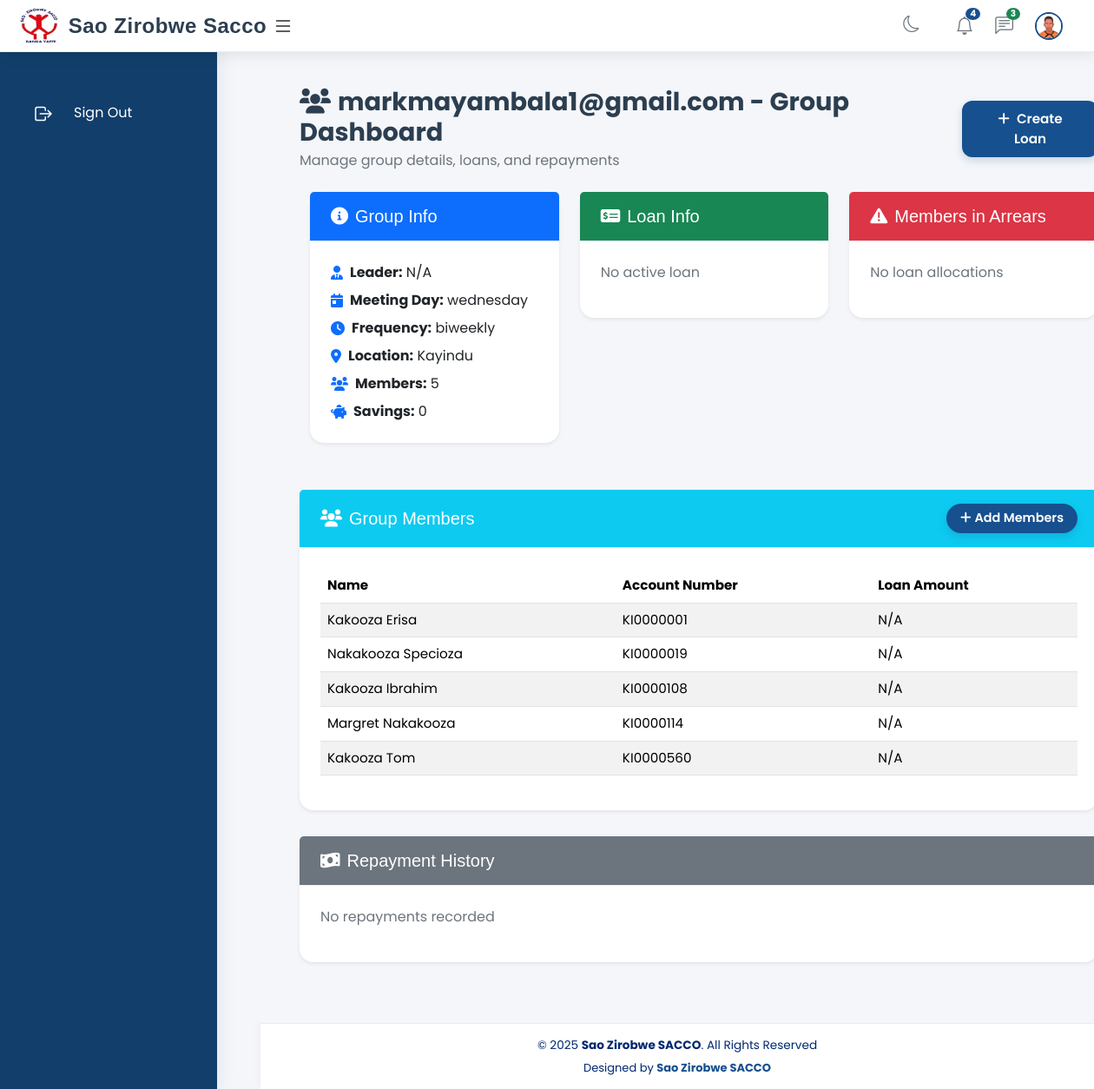
Page /4/ on the committed database.
### Groups/models.py (models this page shows, shortened)
class LoanGroup(models.Model):
    name = models.CharField(max_length=255, unique=True)
    group_leader = models.ForeignKey(
        Customer, on_delete=models.SET_NULL, null=True, blank=True, related_name='led_groups'
    )
    created_on = models.DateField(auto_now_add=True)
    meeting_day = models.CharField(max_length=20, choices=[
        ('monday', 'Monday'), ('tuesday', 'Tuesday'), ('wednesday', 'Wednesday'),
        ('thursday', 'Thursday'), ('friday', 'Friday'), ('saturday', 'Saturday'), ('sunday', 'Sunday')
    ], null=True, blank=True)
    meeting_frequency = models.CharField(max_length=20, choices=[
        ('weekly', 'Weekly'), ('biweekly', 'Biweekly'), ('monthly', 'Monthly')
    ], default='weekly')
    location = models.CharField(max_length=255, null=True, blank=True)
    total_savings = models.DecimalField(max_digits=15, decimal_places=2, default=0.00)
    def active_loan(self):
        return self.group_loans.filter(loan__status__in=['active', 'arrears']).first()
    def total_savings(self):
        result = self.savings.aggregate(total=Sum('amount'))
        return result['total'] or 0

class GroupMember(models.Model):
    group = models.ForeignKey(LoanGroup, related_name='members', on_delete=models.CASCADE)
    customer = models.ForeignKey(Customer, related_name='group_memberships', on_delete=models.CASCADE)
    role = models.CharField(max_length=50, choices=[
        ('chairperson', 'Chairperson'), ('treasurer', 'Treasurer'), ('member', 'Member')
    ], default='member')
    joined_on = models.DateField(auto_now_add=True)
    is_active = models.BooleanField(default=True)
    class Meta:
        unique_together = ('group', 'customer')

### Customer/models.py (models this page shows, shortened)
class Customer(models.Model):
    cus_id = models.CharField(max_length=9, primary_key=True, unique=True, editable=False)
    def upload_to_profile(instance, filename):
        return os.path.join('profiles', instance.cus_id, filename)
    def upload_to_signature(instance, filename):
        return os.path.join('signatures', instance.cus_id, filename)
    def upload_to_id_scan(instance, filename):
        return os.path.join('id_scans', instance.cus_id, filename)
    profile_picture = models.ImageField(
        upload_to=upload_to_profile,
        blank=True,
        null=True,
        verbose_name="Profile Photo"
    )
    signature_photo = models.ImageField(
        upload_to=upload_to_signature,
        blank=True,
        null=True,
        verbose_name="Signature Photo"
    )
    id_scan = models.ImageField(
        upload_to=upload_to_id_scan,
        blank=True,
        null=True,
        verbose_name="Identity Card Photo"
    )
    branch = models.ForeignKey('staff_management.Branch', on_delete=models.CASCADE, related_name='customers')
    mem_reg_date = models.DateField()
    member_number = models.CharField(max_length=14, unique=True)
    email = models.EmailField(max_length=254, blank=True, null=True)
    SALUTATION_CHOICES = [('Mr', 'Mr'), ('Miss', 'Miss'), ('Mrs', 'Mrs')]
    salutation = models.CharField(max_length=4, choices=SALUTATION_CHOICES)
    first_name = models.CharField(max_length=50, validators=[MinLengthValidator(2)])
    middle_name1 = models.CharField(max_length=50, blank=True, null=True)
    middle_name2 = models.CharField(max_length=50, blank=True, null=True)
    surname = models.CharField(max_length=50, validators=[MinLengthValidator(2)])
    GENDER_CHOICES = [('Female', 'Female'), ('Male', 'Male')]
    gender = models.CharField(max_length=6, choices=GENDER_CHOICES)
    MARITAL_STATUS_CHOICES = [('Single', 'Single'), ('Married', 'Married'), ('Divorced', 'Divorced')]
    marital_status = models.CharField(max_length=8, choices=MARITAL_STATUS_CHOICES)
    is_pwd = models.BooleanField(default=False)
    dob = models.DateField()
    HOME_OWNERSHIP_CHOICES = [('Owned', 'Owned'), ('Rented', 'Rented')]
    home_ownership = models.CharField(max_length=6, choices=HOME_OWNERSHIP_CHOICES)
    id_number = models.CharField(max_length=12, blank=True, null=True)
    card_number = models.CharField(max_length=20, unique=True)
    nin_village = models.CharField(max_length=100, blank=True, null=True)
    nin_parish = models.CharField(max_length=100, blank=True, null=True)
    nin_s_county = models.CharField(max_length=100, blank=True, null=True)
    nin_county = models.CharField(max_length=100, blank=True, null=True)
    nin_district = models.CharField(max_length=100, blank=True, null=True)
    phone = models.CharField(max_length=12, blank=True, null=True)
    phone_number2 = models.CharField(max_length=12, blank=True, null=True)
    village = models.CharField(max_length=100, blank=True, null=True)
    parish = models.CharField(max_length=100, blank=True, null=True)
    s_county = models.CharField(max_length=100, blank=True, null=True)
    county = models.CharField(max_length=100, blank=True, null=True)
    district = models.CharField(max_length=100, blank=True, null=True)
    SAO_ZONE_CHOICES = [
        ('Bamunanika', 'Bamunanika'), ('Bukimu', 'Bukimu'), ('Busiika-Main', 'Busiika-Main'),
        ('Collective-A', 'Collective-A'), ('Collective-B', 'Collective-B'),
        ('Kabulanaka-Ngalonkalu', 'Kabulanaka_Ngalonkalu'), ('Kakakala', 'Kakakala'),
        ('Kikyusa', 'Kikyusa'), ('Kyetume-Bubbuubi', 'Kyetume-Bubbuubi'),
        ('Namawojja', 'Namawojja'), ('Sekamuli', 'Sekamuli'),
    ]
    sao_zone = models.CharField(max_length=50, choices=SAO_ZONE_CHOICES)
    kin_sname = models.CharField(max_length=50, validators=[MinLengthValidator(2)])
    kin_fname = models.CharField(max_length=50, validators=[MinLengthValidator(2)])
    kin_sname2 = models.CharField(max_length=50, blank=True, null=True)
    kin_phone = models.CharField(max_length=12, blank=True, null=True)
    kin_address = models.CharField(max_length=200, blank=True, null=True)
    kin_relationship = models.CharField(max_length=50, blank=True, null=True)
    employment = models.CharField(max_length=100, blank=True, null=True)
    occupation = models.CharField(max_length=100, blank=True, null=True)
    employer_name = models.CharField(max_length=100, blank=True, null=True)
    employer_address = models.CharField(max_length=200, blank=True, null=True)
    employer_phone1 = models.CharField(max_length=15, blank=True, null=True)
    employer_phone2 = models.CharField(max_length=15, blank=True, null=True)
    income_frequency = models.CharField(max_length=50, blank=True, null=True)
    income_per_month = models.DecimalField(max_digits=15, decimal_places=2, blank=True, null=True)
    created_at = models.DateTimeField(auto_now_add=True)
    updated_at = models.DateTimeField(auto_now=True)
    class Meta:
        verbose_name = "Customer"
        verbose_name_plural = "Customers"
    class Meta:
        indexes = [
            models.Index(fields=['first_name']),
            models.Index(fields=['surname']),
            models.Index(fields=['member_number']),
            models.Index(fields=['cus_id']),
            models.Index(fields=['phone']),
        ]

### Groups/views.py (the view, shortened to what this page needs)
# urls.py: path('<int:group_id>/', views.group_detail, name='group_detail'),
def group_detail(request, group_id):
    group = get_object_or_404(LoanGroup, id=group_id)
    active_loan = group.active_loan()
    repayments = Repayment.objects.filter(loan=active_loan.loan) if active_loan else []
    members = group.members.all()
    allocations = MemberLoanAllocation.objects.filter(group_loan=active_loan) if active_loan else []
    loan_form = GroupLoanForm(request.POST or None, group=group, request=request)
    repayment_form = RepaymentForm(request.POST or None, initial={'loan': active_loan.loan if active_loan else None})
    add_members_form = AddGroupMembersForm(request.POST or None, group=group, request=request)
    return render(request, 'group_lending/group_detail.html', {
        'group': group,
        'active_loan': active_loan.loan if active_loan else None,
        'repayments': repayments,
        'members': members,
        'allocations': allocations,
        'loan_form': loan_form,
        'repayment_form': repayment_form,
        'add_members_form': add_members_form,
    })

### templates/group_lending/group_detail.html (shortened to what this page needs)
{% extends "base.html" %}
{% load static widget_tweaks %}
{% block content %}
<div class="container">
  <div class="header-section d-flex justify-content-between align-items-center mb-4">
    <div>
      <h2 class="mb-1"><i class="fas fa-users me-2"></i>{{ group.name }} - Group Dashboard</h2>
      <p class="text-muted mb-0">Manage group details, loans, and repayments</p>
    </div>
    {% if not active_loan %}
      <button class="btn btn-primary px-4" data-bs-toggle="modal" data-bs-target="#createLoanModal" aria-label="Create Loan for {{ group.name }}">
        <i class="fas fa-plus me-2"></i>Create Loan
      </button>
    {% endif %}
  </div>
  <div class="row g-4">
    <div class="col-md-4">
      <div class="card shadow-sm border-0">
        <div class="card-header bg-primary text-white">
          <h5 class="mb-0"><i class="fas fa-info-circle me-2"></i>Group Info</h5>
        </div>
        <div class="card-body">
          <div class="d-flex align-items-center gap-2 mb-2">
            <i class="fas fa-user-tie text-primary"></i>
            <span><strong>Leader:</strong> {{ group.leader.first_name }} {{ group.leader.surname|default:"N/A" }}</span>
          </div>
          <div class="d-flex align-items-center gap-2 mb-2">
            <i class="fas fa-calendar-day text-primary"></i>
            <span><strong>Meeting Day:</strong> {{ group.meeting_day|default:"N/A" }}</span>
          </div>
          <div class="d-flex align-items-center gap-2 mb-2">
            <i class="fas fa-clock text-primary"></i>
            <span><strong>Frequency:</strong> {{ group.meeting_frequency|default:"N/A" }}</span>
          </div>
          <div class="d-flex align-items-center gap-2 mb-2">
            <i class="fas fa-map-marker-alt text-primary"></i>
            <span><strong>Location:</strong> {{ group.location|default:"N/A" }}</span>
          </div>
          <div class="d-flex align-items-center gap-2 mb-2">
            <i class="fas fa-users text-primary"></i>
            <span><strong>Members:</strong> {{ members.count }}</span>
          </div>
          <div class="d-flex align-items-center gap-2">
            <i class="fas fa-piggy-bank text-primary"></i>
            <span><strong>Savings:</strong> {{ group.total_savings }}</span>
          </div>
        </div>
      </div>
    </div>
    <div class="col-md-4">
      <div class="card shadow-sm border-0">
        <div class="card-header bg-success text-white">
          <h5 class="mb-0"><i class="fas fa-money-check-alt me-2"></i>Loan Info</h5>
        </div>
        <div class="card-body">
          {% if active_loan %}
            <div class="d-flex align-items-center gap-2 mb-2">
              <i class="fas fa-coins text-success"></i>
              <span><strong>Amount:</strong> {{ active_loan.amount }}</span>
            </div>
            <div class="d-flex align-items-center gap-2 mb-2">
              <i class="fas fa-balance-scale text-success"></i>
              <span><strong>Outstanding:</strong> {{ active_loan.outstanding_balance }}</span>
            </div>
            <div class="d-flex align-items-center gap-2 mb-2">
              <i class="fas fa-info-circle text-success"></i>
              <span><strong>Status:</strong>
                {% if active_loan.status == "active" %}
                  <span class="badge bg-success">Performing</span>
                {% elif active_loan.status == "arrears" %}
                  <span class="badge bg-danger">In Arrears ({{ active_loan.days_in_arrears }} days)</span>
                {% else %}
                  <span class="badge bg-secondary">{{ active_loan.status|title }}</span>
                {% endif %}
              </span>
            </div>
            <div class="d-flex align-items-center gap-2 mb-2">
              <i class="fas fa-calendar-check text-success"></i>
              <span><strong>Disbursed:</strong> {{ active_loan.disbursement_date }}</span>
            </div>
            <div class="d-flex align-items-center gap-2">
              <i class="fas fa-calendar-times text-success"></i>
              <span><strong>Maturity:</strong> {{ active_loan.maturity_date }}</span>
            </div>
          {% else %}
            <p class="text-muted">No active loan</p>
          {% endif %}
        </div>
      </div>
    </div>
    <div class="col-md-4">
      <div class="card shadow-sm border-0">
        <div class="card-header bg-danger text-white">
          <h5 class="mb-0"><i class="fas fa-exclamation-triangle me-2"></i>Members in Arrears</h5>
        </div>
        <div class="card-body">
          {% if allocations %}
            <ul class="list-group list-group-flush">
              {% for allocation in allocations %}
                {% if allocation.status == "arrears" %}
                  <li class="list-group-item d-flex justify-content-between align-items-center">
                    <span>{{ allocation.member.first_name }} {{ allocation.member.surname }}</span>
                    <span class="badge bg-danger">{{ allocation.outstanding_balance }} (Arrears)</span>
                  </li>
                {% endif %}
              {% empty %}
                <p class="text-muted">No members in arrears</p>
              {% endfor %}
            </ul>
          {% else %}
            <p class="text-muted">No loan allocations</p>
          {% endif %}
        </div>
      </div>
    </div>
  </div>
  <div class="card shadow-sm border-0 mt-4">
    <div class="card-header bg-info text-white d-flex justify-content-between align-items-center">
      <h5 class="mb-0"><i class="fas fa-users me-2"></i>Group Members</h5>
      <a href="{% url 'group_lending:add_group_members' group.id %}" class="btn btn-sm btn-primary rounded-pill px-3" aria-label="Add Members to {{ group.name }}">
        <i class="fas fa-plus me-1"></i>Add Members
      </a>
    </div>
    <div class="card-body">
      <table class="table table-striped align-middle">
        <thead>
          <tr>
            <th>Name</th>
            <th>Account Number</th>
            <th>Loan Amount</th>
          </tr>
        </thead>
        <tbody>
          {% for member in members %}
          <tr>
            <td>{{ member.customer.first_name }} {{ member.customer.surname }}</td>
            <td>{{ member.customer.member_number|default:"N/A" }}</td>
            <td>
              {% for allocation in allocations %}
                {% if allocation.member == member.customer %}
                  {{ allocation.allocated_amount }}
                {% endif %}
              {% empty %}
                N/A
              {% endfor %}
            </td>
          </tr>
          {% endfor %}
        </tbody>
      </table>
    </div>
  </div>
  <div class="card shadow-sm border-0 mt-4">
    <div class="card-header bg-secondary text-white d-flex justify-content-between align-items-center">
      <h5 class="mb-0"><i class="fas fa-money-bill-wave me-2"></i>Repayment History</h5>
    </div>
    <div class="card-body">
      {% if repayments %}
        <table class="table table-striped align-middle">
          <thead>
            <tr>
              <th>Date</th>
              <th>Amount</th>
              <th>Member</th>
              <th>Received By</th>
            </tr>
          </thead>
          <tbody>
            {% for r in repayments %}
            <tr>
              <td>{{ r.payment_date }}</td>
              <td>{{ r.amount }}</td>
              <td>{{ r.member.first_name }} {{ r.member.surname|default:"Group" }}</td>
              <td>{{ r.received_by|default:"N/A" }}</td>
            </tr>
            {% endfor %}
          </tbody>
        </table>
      {% else %}
        <p class="text-muted">No repayments recorded</p>
      {% endif %}
    </div>
  </div>
</div>
{% endblock %}

### rows in the picture
LoanGroup: name "markmayambala1@gmail.com", meeting_day "wednesday", meeting_frequency "biweekly", location "Kayindu", count "5", total_savings "0"
GroupMember: customer.first_name "Kakooza", customer.surname "Erisa", customer.member_number "KI0000001"
GroupMember: customer.first_name "Nakakooza", customer.surname "Specioza", customer.member_number "KI0000019"
GroupMember: customer.first_name "Kakooza", customer.surname "Ibrahim", customer.member_number "KI0000108"
GroupMember: customer.first_name "Margret", customer.surname "Nakakooza", customer.member_number "KI0000114"
GroupMember: customer.first_name "Kakooza", customer.surname "Tom", customer.member_number "KI0000560"

### other values in the picture
{{ group.leader.surname|default:"N/A" }} "N/A"
